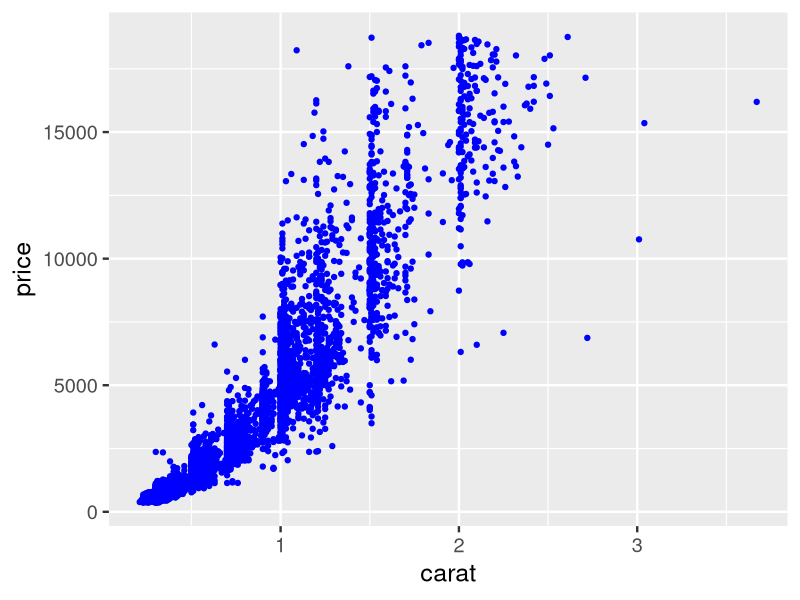
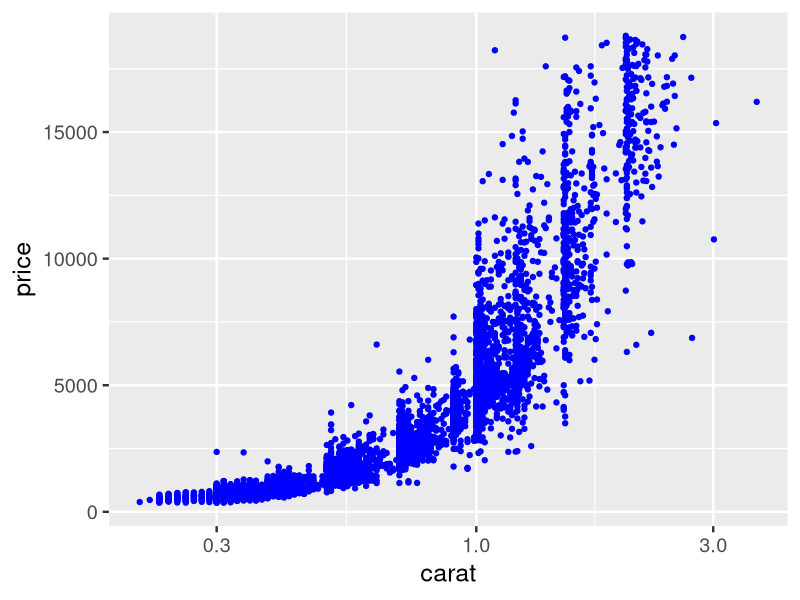
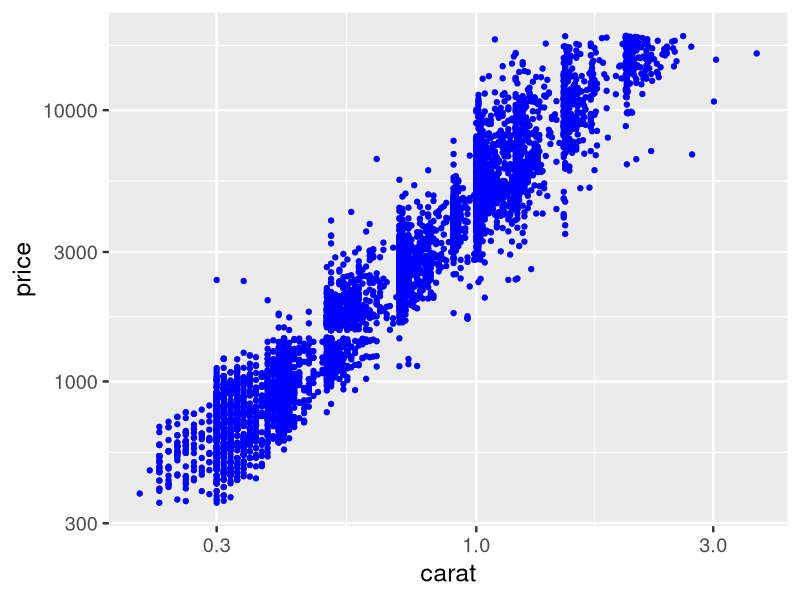
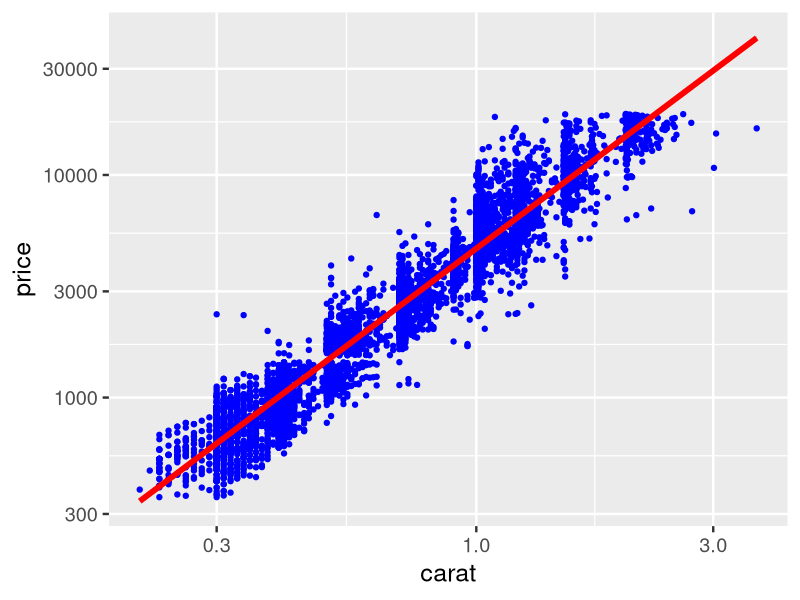
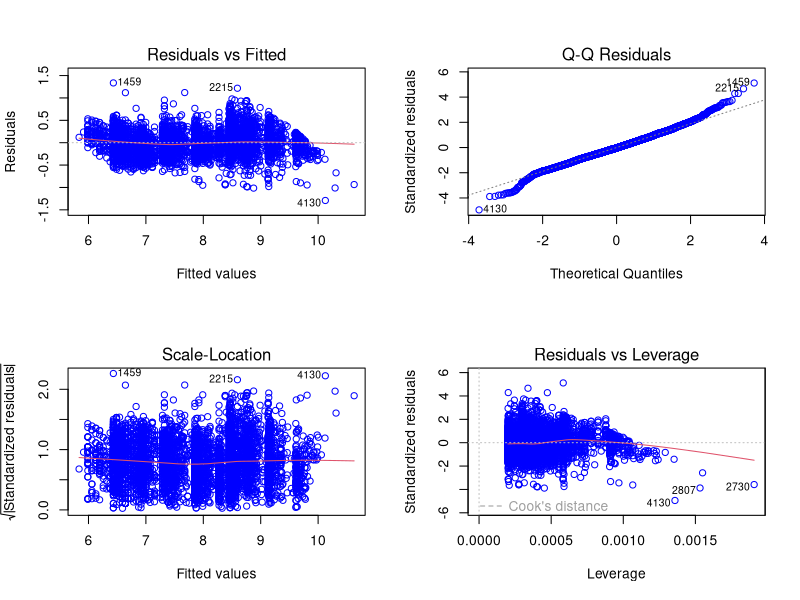
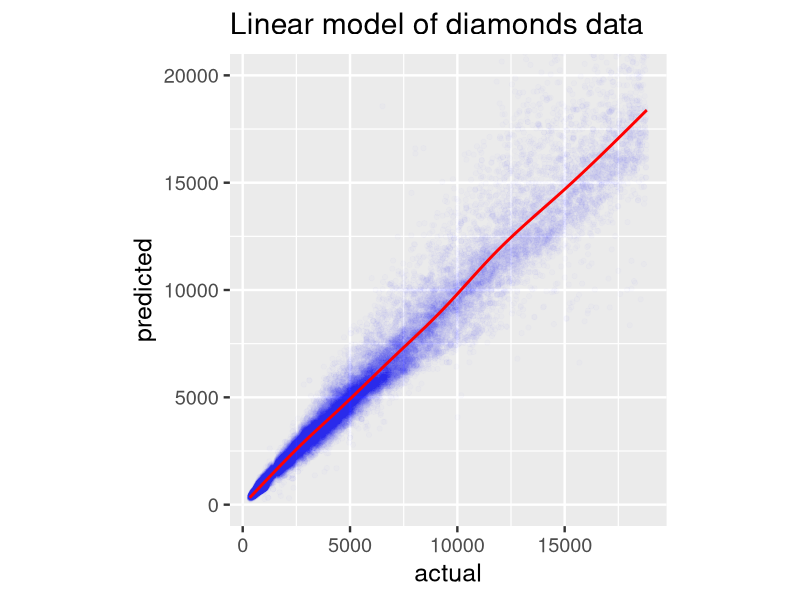

The R source for these figures, in order:
installed.packages()

# List all "attached" or loaded packages.
search()      

# You "attach" a package to make it's functions available, 
# functions to import data  from other systems.
library(foreign)

# Install the ggplot2 package for it's plotting capability.
if (!require("ggplot2")){
  install.packages("ggplot2")
}

# Then load the package.
library("ggplot2")
search()

### A Simple Regression Example   

# Look at the data sets that come with the package.
data(package = "ggplot2")$results

# Make diamonds dataset available using the data() function.
data(diamonds, package = "ggplot2")

# Create a listing of all objects in the "global environment". Look for "diamonds" in the results.
ls()

# Now investigate the structure of diamonds, a data frame with 53,940 observations
str(diamonds)

# Print the first few rows.
head(diamonds) 

# Print the last 6 lines.  
tail(diamonds)

# Find out what kind of object it is.
class(diamonds) 

# Look at the dimension of the data frame.
dim(diamonds)

### Plots in R       

# Create a random sample of the diamonds data.
diamondSample <- diamonds[sample(nrow(diamonds), 5000),]
dim(diamondSample)

# R has three systems for static graphics: base graphics, lattice and ggplot2.  
# This example uses ggplot2

# Set the font size so that it will be clearly legible.
theme_set(theme_gray(base_size = 18))

# In this sample you use ggplot2.
ggplot(diamondSample, aes(x = carat, y = price)) +
  geom_point(colour = "blue")

# Add a log scale.
ggplot(diamondSample, aes(x = carat, y = price)) +
  geom_point(colour = "blue") +
  scale_x_log10()

# Add a log scale for both scales.
ggplot(diamondSample, aes(x = carat, y = price)) +
  geom_point(colour = "blue") +
  scale_x_log10() +
  scale_y_log10()

### Linear Regression in R 

# Now, build a simple regression model, examine the results of the model and plot the points and the regression line.  

# Build the model. log of price explained by log of carat. This illustrates how linear regression works. Later we fit a model that includes the remaining variables

model <- lm(log(price) ~ log(carat) , data = diamondSample)       

# Look at the results.     
summary(model) 
# R-squared = 0.9334, i.e. model explains 93.3% of variance

# Extract model coefficients.
coef(model)
coef(model)[1] 
exp(coef(model)[1]) # exponentiate the log of price, to convert to original units

# Show the model in a plot.
ggplot(diamondSample, aes(x = carat, y = price)) +
  geom_point(colour = "blue") +
  geom_smooth(method = "lm", colour = "red", size = 2) +
  scale_x_log10() +
  scale_y_log10()

### Regression Diagnostics 

# It is easy to get regression diagnostic plots. The same plot function that plots points either with a formula or with the coordinates also has a "method" for dealing with a model object.   


# Look at some model diagnostics.
# check to see Q-Q plot to see linearity which means residuals are normally distributed

par(mfrow = c(2, 2)) # Set up for multiple plots on the same figure.
plot(model, col = "blue") 
par(mfrow = c(1, 1)) # Rest plot layout to single plot on a 1x1 grid


### The Model Object 

# Finally, let's look at the model object. R packs everything that goes with the model, e.g. the formula and results into the object. You can pick out what you need by indexing into the model object.
str(model)
model$coefficients  # note this is the same as coef(model)

# Now fit a new model including more columns
model <- lm(log(price) ~ log(carat) + ., data = diamondSample) # Model log of price against all columns

summary(model)
# R-squared = 0.9824, i.e. model explains 98.2% of variance, i.e. a better model than previously



# Create data frame of actual and predicted price

predicted_values <- data.frame(
  actual = diamonds$price, 
  predicted = exp(predict(model, diamonds)) # anti-log of predictions
)

# Inspect predictions
head(predicted_values)

# Create plot of actuals vs predictions
ggplot(predicted_values, aes(x = actual, y = predicted)) + 
  geom_point(colour = "blue", alpha = 0.01) +
  geom_smooth(colour = "red") +
  coord_equal(ylim = c(0, 20000)) + # force equal scale
  ggtitle("Linear model of diamonds data")
